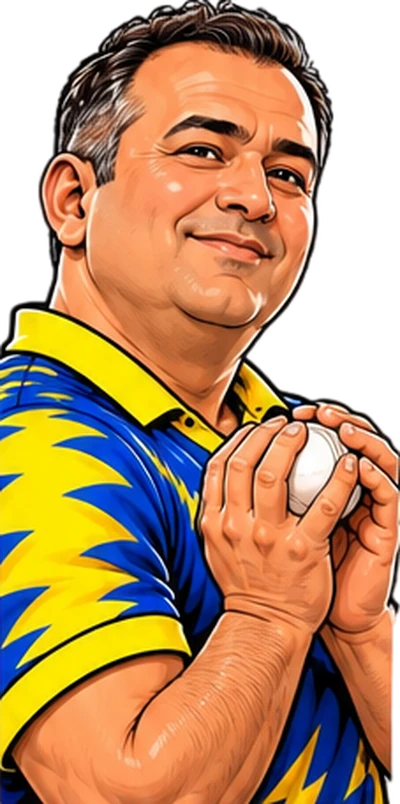
#> input picture img/people/negotiator.webp, 400 x 804 px
$ python build_portraits.py ../img/people/negotiator.webp
#> lines starting #> are read from the running program, lines starting #| are printed output that depends on the picture; after the words box and inside, x2 and y2 are one past the last pixel; in counts of white or black regions, pixels touching at a corner belong together
#!/usr/bin/env python3
"""Super League card portraits: cut the painted head-and-shoulders portraits out of their sheets
(transparent background, rows of 4, 4 and 2) and save the chosen one for each player as
img/cards/portraits/<key>.webp, the key being his name in lower case with dashes. Writes the list
to js/portraits-list.js.

usage: python3 tools/build_portraits.py SHEET1.png ... SHEET6.png

PICK below says which portrait (sheet, number) goes to which player, and how old he looks: the
Super League gives him that age, so a young face is never 30. The same man drawn more than once is
used only once. Needs numpy, scipy and Pillow.
"""
import os
import sys
import numpy as np
from PIL import Image
from scipy import ndimage as ndi

PICK = {
    # key: (sheet, number, age he looks)
    # Thunder Strikers
    'thunder-raja': (1, 3, 25),
    'jake-thornton': (2, 1, 23), 'dev-rana': (1, 1, 30), 'andre-belgrave': (1, 4, 29), 'sunny-bhatia': (1, 5, 29),
    'zubair-khan': (1, 8, 30), 'rocky-van-wyk': (1, 7, 28), 'aamir-lodhi': (2, 10, 28), 'rakibul-karim': (1, 6, 20),
    'hamid-noorzai': (3, 9, 27),
    # the rest of the league
    'jaspreet-dhillon': (2, 6, 29), 'sipho-nkosi': (2, 2, 27), 'james-whitfield': (2, 5, 31), 'oliver-hartley': (1, 2, 21),
    'mitchell-doyle': (2, 3, 28), 'callum-fraser': (1, 9, 26), 'siddharth-verma': (2, 7, 22), 'arjun-iyer': (3, 1, 23),
    'dinesh-wickramasinghe': (3, 4, 22),
    # sheet 4: young players, 19 to 24 (its #1 is Jake Thornton again, #9 is left out)
    'thabo-mthembu': (4, 2, 19), 'liam-buckley': (4, 4, 21), 'rizwan-akram': (4, 5, 22), 'finn-gallagher': (4, 6, 22),
    'aarav-nair': (4, 7, 23), 'shane-granger': (4, 8, 23), 'kunal-saini': (4, 10, 21),
    'dev-pillai': (4, 3, 21),  # first left out as a Rakibul Karim lookalike; judged a different man
    # sheets 5 and 6: experienced players, 29 and up. Left out as the same man again: 5#10 (5#1),
    # 6#1 (5#2), 6#3 (5#3), 6#6 (5#7); and as lookalikes of men already on cards: 5#2 (Mitchell
    # Doyle), 5#7 and 6#8 (Jake Thornton), 5#9 (Andre Belgrave), 6#4 (Finn Gallagher), 6#5 (Jaspreet Dhillon)
    'faisal-naqvi': (5, 1, 31), 'fawad-bhatt': (5, 3, 30), 'marlon-greaves': (5, 4, 32), 'henry-blackwood': (5, 5, 33),
    'yuvraj-sodhi': (5, 6, 30), 'tariq-mirza': (5, 8, 31), 'jermaine-alleyne': (6, 2, 29), 'tendai-moyo': (6, 7, 30),
    'ashik-talukder': (6, 9, 29), 'corbin-hayes': (6, 10, 31),
    # sheet 7: batch 1 of the missing players (its #7 came out wrong and was redrawn as sheet 8)
    'aryan-malhotra': (7, 1, 28), 'faraz-mirza': (7, 2, 28), 'saad-ahmed': (7, 3, 27), 'yasir-abbasi': (7, 4, 33),
    'hamza-iqbal': (7, 5, 19), 'shoaib-raza': (7, 6, 29), 'bilawal-gul': (8, 1, 29), 'danish-haider': (7, 8, 25),
    'nadir-sheikh': (7, 9, 35), 'bilal-akhtar': (7, 10, 22),
    # sheet 9: batch 2. Left out as lookalikes: #2 (Faisal Naqvi) and #4 (Nadir Sheikh)
    'shoaib-haider': (9, 1, 26), 'danish-iqbal': (9, 3, 24), 'rizwan-khan': (9, 5, 27), 'kashif-lone': (9, 6, 23),
    'hamza-nawaz': (9, 7, 34), 'ehan-rizvi': (9, 8, 24), 'hamid-usmani': (9, 9, 32), 'zain-mirza': (9, 10, 28),
    # sheet 10: those two redrawn
    'sameer-raza': (10, 1, 30), 'sameer-javed': (10, 2, 31),
    # sheet 11: batch 3, Indian players. #5 is left out (Rizwan Khan's lookalike); #8 is kept for
    # the negotiator, the agent who'll talk to you between seasons (img/people/negotiator.webp)
    'rohan-pillai': (11, 1, 27), 'ankit-desai': (11, 2, 25), 'varun-gill': (11, 3, 28), 'dev-kulkarni': (11, 4, 34),
    'harsh-reddy': (11, 6, 26), 'priyank-yadav': (11, 7, 22), 'ravi-malik': (11, 9, 29), 'neel-chawla': (11, 10, 28),
    # sheet 12: batch 4, the last South Asian players (#3 and #7 redrawn so they're not lookalikes)
    'aditya-rao': (12, 1, 24), 'manish-gupta': (12, 2, 32), 'rohan-bhatt': (12, 3, 27), 'tariq-butt': (12, 4, 26),
    'tharindu-jayasena': (12, 5, 22), 'niroshan-silva': (12, 6, 30), 'dilan-wijesekara': (12, 7, 24),
    'mahfuz-rahman': (12, 8, 27), 'rafiq-alam': (12, 9, 24), 'farid-jalali': (12, 10, 29),
    # sheet 13: the last six regulars (two rows of three)
    'marco-pienaar': (13, 1, 29), 'ethan-van-der-berg': (13, 2, 24), 'dwayne-hollis': (13, 3, 31),
    'ben-ashworth': (13, 4, 26), 'craig-lockhart': (13, 5, 27), 'ryan-mcallister': (13, 6, 30),
}
# not a player: portraits kept for other parts of the game, [sheet, number, file]
EXTRA = [(11, 8, 'img/people/negotiator.webp')]


def pieces(path):
#> called with path = '../img/people/negotiator.webp'
    im = Image.open(path).convert('RGBA')
#> im is the input picture: PIL image 400x804 RGBA; mean R, G, B, A 142.1, 101.1, 61.7, 204.4
    a = np.array(im)
    lab, _ = ndi.label(ndi.binary_erosion(a[..., 3] > 40, iterations=2))
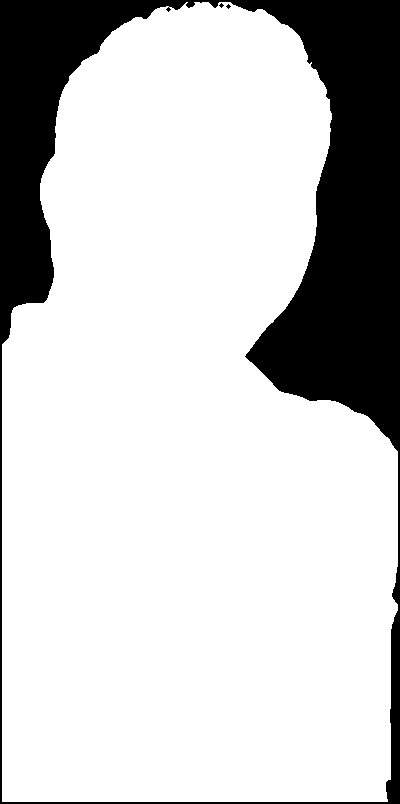
#> lab: shape (804, 400) int32; values 0 (black) and 1 (white), 79.4% white; 3 black regions (2 under 20 px), largest, box (x1, y1, x2, y2) and area: (0, 0, 400, 804) 66156
    objs = [s for s in ndi.find_objects(lab) if (s[0].stop - s[0].start) * (s[1].stop - s[1].start) > 15000]
#> objs = 1 item
    objs.sort(key=lambda s: (round(s[0].start / 200), s[1].start))
    boxes = [(s[1].start, s[0].start, s[1].stop, s[0].stop) for s in objs]
#> boxes = [(2, 2, 398, 802)]
    # portraits drawn touching come out as one wide box: split it where the fewest columns are
    # painted (the gap between the two), until every box in the rows of four is one portrait wide
    op = a[..., 3] > 40
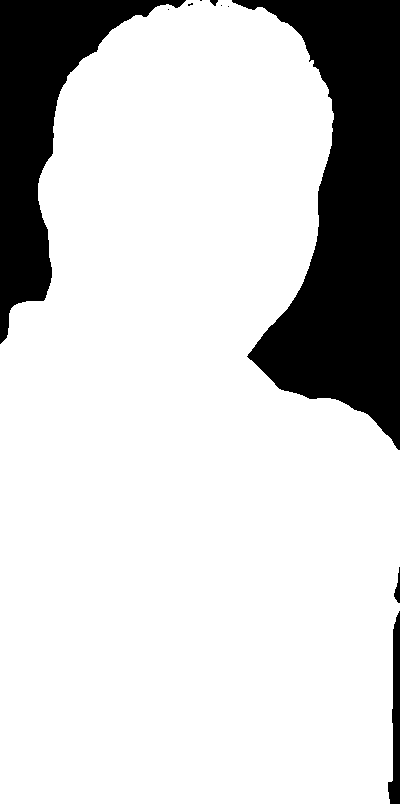
#> op: shape (804, 400) bool; 80.8% white; 10 black regions (5 under 20 px), largest, box (x1, y1, x2, y2) and area: (232, 0, 400, 450) 40077, (0, 0, 186, 344) 20011, (388, 611, 400, 804) 1405, (394, 567, 400, 603) 112, (210, 0, 218, 6) 31
    W = a.shape[1]
#> W = 400
    if len(boxes) < 4:  # one or two portraits on their own: the big shapes, left to right
        big = max((b[2] - b[0]) * (b[3] - b[1]) for b in boxes)
#> big = 316800
        return [crop_one(im, b) for b in sorted((b for b in boxes if (b[2] - b[0]) * (b[3] - b[1]) > big * 0.4), key=lambda b: b[0])]
    out_boxes = []
    for b in boxes:
        todo = [b]
        while todo:
            x0, y0, x1, y1 = todo.pop()
            if (x1 - x0) < W * 0.37 or y0 > a.shape[0] * 0.62:
                out_boxes.append((x0, y0, x1, y1)); continue
            col = op[y0:y1, x0:x1].mean(0)
            lo, hi = int((x1 - x0) * 0.3), int((x1 - x0) * 0.7)
            cut = x0 + lo + int(np.argmin(col[lo:hi]))
            todo += [(cut, y0, x1, y1), (x0, y0, cut, y1)]
    boxes = sorted(out_boxes, key=lambda b: (round(b[1] / 200), b[0]))
    assert len(boxes) in (6, 10), (path, len(boxes))  # rows of 4, 4, 2 or of 3, 3
    return [crop_one(im, b) for b in boxes]


def crop_one(im, b):
#> called with b = (2, 2, 398, 802)
    p = np.array(im.crop(b))
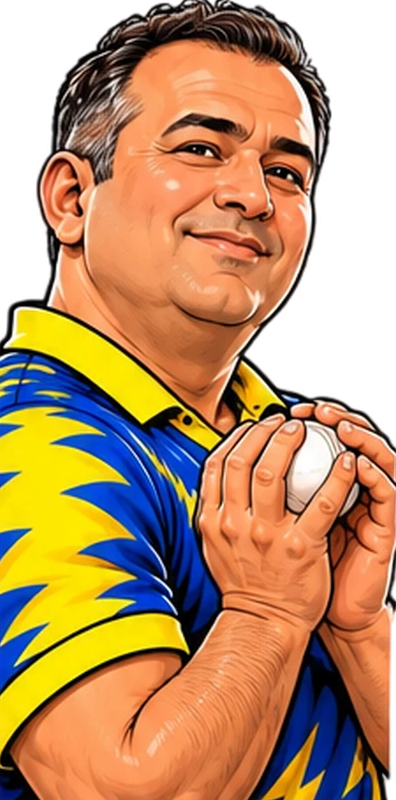
#> p: shape (800, 396, 4); mean R, G, B, A 143.3, 101.8, 62, 206; transparent parts drawn white
    # only this player: the biggest shape in the box (not a neighbour's bat poking in)
    lab, n = ndi.label(p[..., 3] > 30)
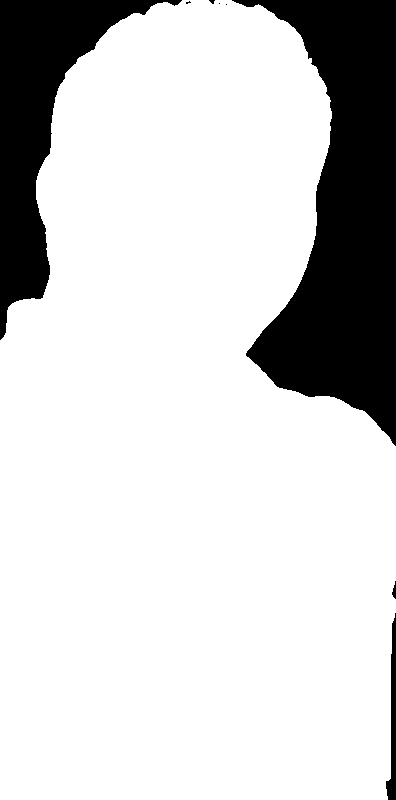
#> lab: shape (800, 396) int32; values 0 (black) and 1 (white), 81.5% white; 8 black regions (4 under 20 px), largest, box (x1, y1, x2, y2) and area: (232, 0, 396, 446) 38732, (0, 0, 182, 340) 18866, (386, 613, 396, 800) 954, (392, 581, 396, 599) 43
#> n = 1
    if n > 1:
        big = lab == (np.argmax(ndi.sum(np.ones_like(lab), lab, range(1, n + 1))) + 1)
        p[..., 3] = np.where(ndi.binary_dilation(big, iterations=3), p[..., 3], 0)
    p = Image.fromarray(p, 'RGBA')
    return p.crop(p.getbbox())


def main():
    sheets = [pieces(p) for p in sys.argv[1:]]
#> sheets = 1 item
    for key, (s, n, _) in PICK.items():
        p = sheets[s - 1][n - 1]
        p = p.resize((300, round(p.height * 300 / p.width)), Image.LANCZOS)
        p.save(f'img/cards/portraits/{key}.webp', 'WEBP', quality=88, method=6)
    for s, n, path in EXTRA:
        p = sheets[s - 1][n - 1]
        p.resize((400, round(p.height * 400 / p.width)), Image.LANCZOS).save(path, 'WEBP', quality=90, method=6)
    keys = sorted(f[:-5] for f in os.listdir('img/cards/portraits') if f.endswith('.webp'))
    with open('js/portraits-list.js', 'w') as f:
        f.write('// Players with a painted Super League card portrait (img/cards/portraits/<key>.webp).\n')
        f.write('// Made by tools/build_portraits.py.\n')
        f.write('export const PORTRAIT_KEYS = [' + ', '.join(f"'{k}'" for k in keys) + '];\n')
        f.write('// how old each painted player looks: his Super League age in season 1\n')
        f.write('export const PORTRAIT_AGE = {' + ', '.join(f"'{k}': {v[2]}" for k, v in PICK.items()) + '};\n')
    print(len(keys), 'portraits')


if __name__ == '__main__':
#> (the run stopped early here; a loop or call above may not have finished)
